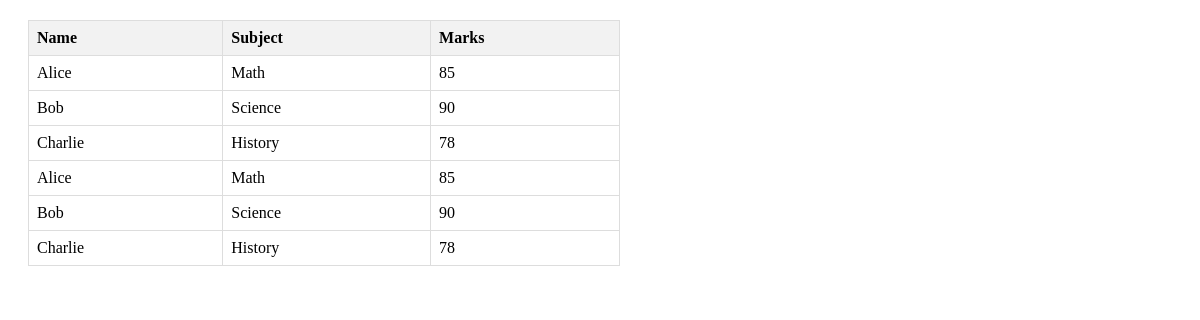
Screenshot of /src/program4/index.php with the database file from the repository.
### tables this page shows
CREATE TABLE `students` (
  `roll no` varchar(20) NOT NULL,
  `name` varchar(20) NOT NULL,
  `subject` varchar(20) NOT NULL,
  `marks` varchar(20) NOT NULL
);

### src/program4/index.php (the view, shortened to what this page needs)
<!DOCTYPE html>
<html lang="en">
<head>
</head>
<body>
    <?php
    $servername = "localhost";
    $username = "root";
    $password = "";
    $dbname = "test";
    $conn = new mysqli($servername, $username, $password, $dbname);
    $sql = "select * from students";
    $result = $conn->query($sql);
    if ($result->num_rows > 0) {
        echo "<table>";
        echo "<tr><th>Name</th><th>Subject</th><th>Marks</th></tr>";
        while ($row = $result->fetch_assoc()) {
            echo "<tr>";
            echo "<td>" . $row["name"] . "</td>";
            echo "<td>" . $row["subject"] . "</td>";
            echo "<td>" . $row["marks"] . "</td>";
            echo "</tr>";
        }
        echo "</table>";
    } else {
        echo "No records found";
    }
    ?>
</body>
</html>

### src/program4/index.php (style rules this page uses)
table { width: 50%; border-collapse: collapse; margin: 20px; }
th, td { border: 1px solid #ddd; padding: 8px; text-align: left; }
th { background-color: #f2f2f2; }

### rows the page displays
students: name "Alice", subject "Math", marks "85"
students: name "Bob", subject "Science", marks "90"
students: name "Charlie", subject "History", marks "78"
students: name "Alice", subject "Math", marks "85"
students: name "Bob", subject "Science", marks "90"
students: name "Charlie", subject "History", marks "78"
